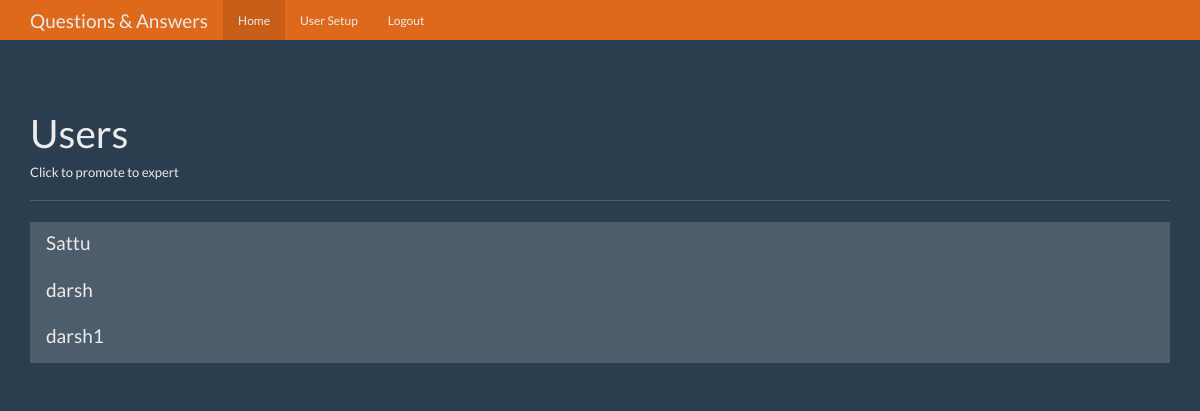
The page /users (signed in) on the database as committed earlier.
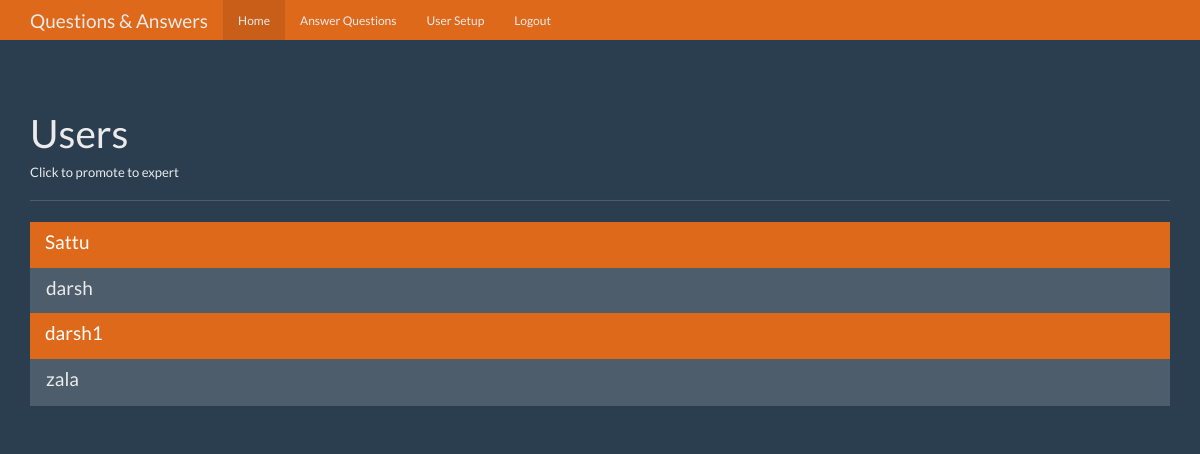
The same page on the database as committed later.
### tables this page shows
CREATE TABLE users(
    id integer primary key autoincrement,
    name text not null,
    password text not null,
    expert boolean not null,
    admin boolean not null
);

### app.py (the view)
@app.route('/users')
def users():
    user = get_current_user()
    db = get_db()
    users_cur = db.execute('select id, name, expert, admin from users')
    user_results = users_cur.fetchall()
    return render_template('users.html',user = user,users = user_results)

### app.py (called while the page is built)
def get_current_user():
    user_result = None
    if 'user' in session:
        user = session['user']
        db = get_db()
        cur = db.execute("select name,password,expert,admin from users where name = ?",[user])
        user_result = cur.fetchone()
    return user_result

### database.py (called while the page is built)
def connect_db():
    sql = sqlite3.connect('questions.db')
    sql.row_factory = sqlite3.Row
    return sql

def get_db():
    if not hasattr(g,'sqlite_db'):
        g.sqlite_db = connect_db()
    return g.sqlite_db

### templates/users.html (shortened to what this page needs)
<!DOCTYPE html>
<html lang="en">
  <head>
    <link href="{{ url_for('static',filename = 'bootstrap.min.css') }}" rel="stylesheet">
    <link href="{{ url_for('static',filename = 'theme.css') }}" rel="stylesheet">
  </head>
  <body>
    <nav class="navbar navbar-inverse navbar-fixed-top">
      <div class="container">
        <div class="navbar-header">
          <a class="navbar-brand" href="#">Questions & Answers</a>
        </div>
        <div id="navbar" class="navbar-collapse collapse">
          <ul class="nav navbar-nav">
            <li class="active"><a href="{{url_for('index')}}">Home</a></li>
            {% if user and user['expert'] == 1 %}
            <li><a href="{{url_for('answer')}}">Answer Questions</a></li>
            {% endif %}
            {% if user and user['admin'] == 1 %}
            <li><a href="{{url_for('users')}}">User Setup</a></li>
            {% endif %}
            {% if user %}
            <li><a href="{{url_for('logout')}}">Logout</a></li>
            {% endif %}
          </ul>
        </div>
      </div>
    </nav>
    <div class="container theme-showcase" role="main">
      <div class="page-header">
        <h1>Users</h1>
        <h6>Click to promote to expert</h6>
      </div>
      <div class="row">
        <div class="col-lg-12">
          <div class="list-group">
            {% for i in users %}
            <a href="{{url_for('promote',user_id = i['id'])}}" class="list-group-item {% if i['expert'] == 1 %} active {% endif %}">
              <h4 class="list-group-item-heading">{{i['name']}}</h4>
            </a>
            {% endfor %}
          </div>
        </div>
      </div>
    </div>
  </body>
</html>

### static/theme.css (style rules this page uses)
body { padding-top: 70px; padding-bottom: 30px; }

Rows that differ between the two databases and show on the page:
changed users "Sattu": expert False → True (drawn)
changed users "darsh1": expert False → True (drawn)
added users: name "zala"
Other text that changed with them:
text now shown: "Answer Questions"
